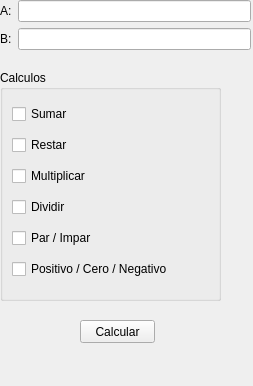
<?xml version="1.0" encoding="UTF-8"?>
<ui version="4.0">
 <class>MainWindow</class>
 <widget class="QMainWindow" name="MainWindow">
  <property name="geometry">
   <rect>
    <x>0</x>
    <y>0</y>
    <width>253</width>
    <height>386</height>
   </rect>
  </property>
  <property name="windowTitle">
   <string>MainWindow</string>
  </property>
  <widget class="QWidget" name="centralwidget">
   <widget class="QWidget" name="formLayoutWidget">
    <property name="geometry">
     <rect>
      <x>0</x>
      <y>0</y>
      <width>251</width>
      <height>61</height>
     </rect>
    </property>
    <layout class="QFormLayout" name="contenedor_inputs">
     <item row="1" column="0">
      <widget class="QLabel" name="labelB">
       <property name="text">
        <string>B:</string>
       </property>
      </widget>
     </item>
     <item row="0" column="0">
      <widget class="QLabel" name="labelA">
       <property name="text">
        <string>A:</string>
       </property>
      </widget>
     </item>
     <item row="0" column="1">
      <widget class="QLineEdit" name="inputA"/>
     </item>
     <item row="1" column="1">
      <widget class="QLineEdit" name="inputB"/>
     </item>
    </layout>
   </widget>
   <widget class="QGroupBox" name="groupBox">
    <property name="geometry">
     <rect>
      <x>0</x>
      <y>70</y>
      <width>221</width>
      <height>231</height>
     </rect>
    </property>
    <property name="title">
     <string>Calculos</string>
    </property>
    <layout class="QVBoxLayout" name="verticalLayout">
     <item>
      <widget class="QCheckBox" name="chSumar">
       <property name="text">
        <string>Sumar</string>
       </property>
      </widget>
     </item>
     <item>
      <widget class="QCheckBox" name="chRestar">
       <property name="text">
        <string>Restar</string>
       </property>
      </widget>
     </item>
     <item>
      <widget class="QCheckBox" name="chMultiplicar">
       <property name="text">
        <string>Multiplicar</string>
       </property>
      </widget>
     </item>
     <item>
      <widget class="QCheckBox" name="chDividir">
       <property name="text">
        <string>Dividir</string>
       </property>
      </widget>
     </item>
     <item>
      <widget class="QCheckBox" name="chParImpar">
       <property name="text">
        <string>Par / Impar</string>
       </property>
      </widget>
     </item>
     <item>
      <widget class="QCheckBox" name="chPosCerNeg">
       <property name="text">
        <string>Positivo / Cero / Negativo</string>
       </property>
      </widget>
     </item>
    </layout>
   </widget>
   <widget class="QPushButton" name="calcular">
    <property name="geometry">
     <rect>
      <x>80</x>
      <y>320</y>
      <width>75</width>
      <height>23</height>
     </rect>
    </property>
    <property name="text">
     <string>Calcular</string>
    </property>
   </widget>
  </widget>
 </widget>
 <resources/>
 <connections/>
</ui>
